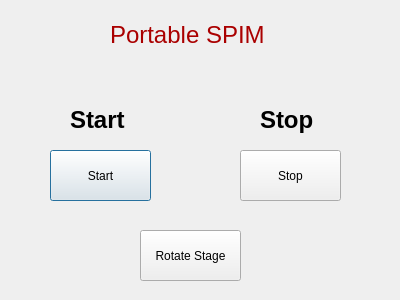
<?xml version="1.0" encoding="UTF-8"?>
<ui version="4.0">
 <class>Dialog</class>
 <widget class="QDialog" name="Dialog">
  <property name="geometry">
   <rect>
    <x>0</x>
    <y>0</y>
    <width>400</width>
    <height>300</height>
   </rect>
  </property>
  <property name="windowTitle">
   <string>Dialog</string>
  </property>
  <widget class="QLabel" name="Start_label">
   <property name="geometry">
    <rect>
     <x>70</x>
     <y>100</y>
     <width>71</width>
     <height>41</height>
    </rect>
   </property>
   <property name="text">
    <string>&lt;html&gt;&lt;head/&gt;&lt;body&gt;&lt;p&gt;&lt;span style=&quot; font-size:18pt; font-weight:600;&quot;&gt;Start&lt;/span&gt;&lt;/p&gt;&lt;/body&gt;&lt;/html&gt;</string>
   </property>
  </widget>
  <widget class="QLabel" name="Stop_label">
   <property name="geometry">
    <rect>
     <x>260</x>
     <y>100</y>
     <width>81</width>
     <height>41</height>
    </rect>
   </property>
   <property name="text">
    <string>&lt;html&gt;&lt;head/&gt;&lt;body&gt;&lt;p&gt;&lt;span style=&quot; font-size:18pt; font-weight:600;&quot;&gt;Stop&lt;/span&gt;&lt;/p&gt;&lt;/body&gt;&lt;/html&gt;</string>
   </property>
  </widget>
  <widget class="QPushButton" name="Start_button">
   <property name="geometry">
    <rect>
     <x>50</x>
     <y>150</y>
     <width>101</width>
     <height>51</height>
    </rect>
   </property>
   <property name="text">
    <string>Start</string>
   </property>
  </widget>
  <widget class="QPushButton" name="Stop_button">
   <property name="geometry">
    <rect>
     <x>240</x>
     <y>150</y>
     <width>101</width>
     <height>51</height>
    </rect>
   </property>
   <property name="text">
    <string>Stop</string>
   </property>
  </widget>
  <widget class="QLabel" name="SPIM_label">
   <property name="geometry">
    <rect>
     <x>110</x>
     <y>10</y>
     <width>181</width>
     <height>51</height>
    </rect>
   </property>
   <property name="text">
    <string>&lt;html&gt;&lt;head/&gt;&lt;body&gt;&lt;p&gt;&lt;span style=&quot; font-size:18pt; color:#aa0000;&quot;&gt;Portable SPIM&lt;/span&gt;&lt;/p&gt;&lt;/body&gt;&lt;/html&gt;</string>
   </property>
  </widget>
  <widget class="QPushButton" name="Rotate_stage">
   <property name="geometry">
    <rect>
     <x>140</x>
     <y>230</y>
     <width>101</width>
     <height>51</height>
    </rect>
   </property>
   <property name="text">
    <string>Rotate Stage</string>
   </property>
  </widget>
 </widget>
 <layoutdefault spacing="6" margin="11"/>
 <resources/>
 <connections/>
</ui>
